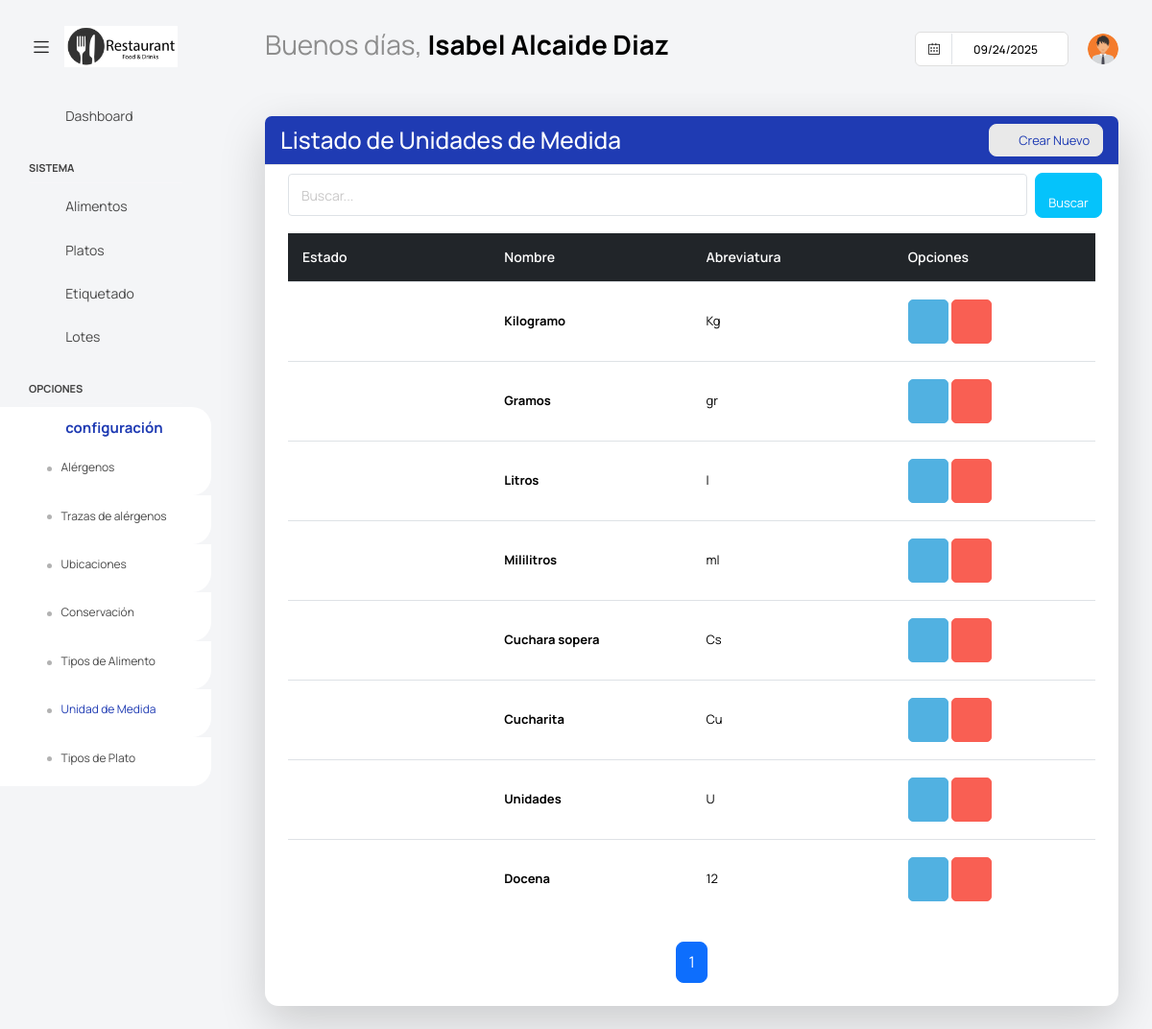
The app's page /dashuser/lista_unidades_de_medida/ (signed in) with its own data.
### app/super/models.py (models this page shows, shortened)
class UserProfile(models.Model):
    centro = models.ForeignKey('Centros' ,on_delete=models.CASCADE, null=True, blank =True)
    user = models.OneToOneField(User, on_delete=models.CASCADE)
    username = models.CharField(max_length=100)
    password = models.CharField(max_length=100)
    nombre = models.CharField(max_length=100)
    apellidos = models.CharField(max_length=100)
    cargo = models.CharField(max_length=100, blank=True, null=True)
    imagen = models.ImageField(default='users/default.png', upload_to='users/', null=True, blank =True)
    estado =models.BooleanField(default=True)

### app/dashuser/models.py (models this page shows, shortened)
class UnidadDeMedida(ModeloBaseCentro):
    nombre = models.CharField(max_length=50, unique=True)  # Ej: "Kilogramo", "Gramo", "Litro"
    abreviatura = models.CharField(max_length=10, unique=True)
    estado = models. BooleanField(default=True)
    class Meta:
        ordering = ['nombre']
        verbose_name = 'Unidad de Medida'
        verbose_name_plural = 'Unidades de Medida'

### app/dashuser/views.py (the view)
# urls.py: path('lista_unidades_de_medida/', UnidadDeMedidaList.as_view(), name='UnidadDeMedidaList'),
class UnidadDeMedidaList(PaginationMixin, LoginRequiredMixin, ListView):
    model = UnidadDeMedida
    template_name = 'dashuser/listar_unidaddemedida.html'
    context_object_name = 'unidaddemedidas'
    paginate_by = 10  # Número de registros por página
    def get_queryset(self):
        try:
            user_profile = UserProfile.objects.filter(user=self.request.user).first()
            if user_profile and user_profile.centro:
                centro = user_profile.centro
                queryset = UnidadDeMedida.objects.filter(centro=centro).order_by('id')
                search_query = self.request.GET.get('buscar')
                if search_query:
                    queryset = queryset.filter(
                        Q(nombre__icontains=search_query) |
                        Q(abreviatura__icontains=search_query)
                    )
                return queryset
            else:
                return UnidadDeMedida.objects.none()
        except ObjectDoesNotExist:
            return UnidadDeMedida.objects.none()
    def get_context_data(self, **kwargs):
        context = super().get_context_data(**kwargs)
        context.update(datos_centro(self.request))
        if not context['unidaddemedidas'].exists():
            context['mensaje'] = "No tiene tipos de alimento asociados."
        return context

### app/core/mixins.py (called while the page is built)
    def get_context_data(self, **kwargs):
        context = super().get_context_data(**kwargs)
        page_obj = context.get('page_obj')
        if page_obj:
            current_page = page_obj.number
            total_pages = page_obj.paginator.num_pages
            window = self.pagination_window_size
            if total_pages <= (window * 2) + 1:
                context['custom_page_range'] = range(1, total_pages + 1)
            elif current_page <= window:
                context['custom_page_range'] = range(1, (window * 2) + 2)
            elif current_page >= total_pages - window:
                context['custom_page_range'] = range(total_pages - (window * 2), total_pages + 1)
            else:
                context['custom_page_range'] = range(current_page - window, current_page + window + 1)
        return context

### templates/dashuser/listar_unidaddemedida.html (shortened to what this page needs)
{% extends "base.html" %}
{% block content %}
<div class="content-wrapper">
    <div class="card shadow-lg">
        <div class="card-header bg-primary text-white d-flex justify-content-between align-items-center">
            <h3 class="m-0">Listado de Unidades de Medida</h3>
            <a class="btn btn-light btn-sm rounded text-primary" onclick="abrir_modal_edicion('{% url 'dashuser:UnidadDeMedidaCreate' %}')">
                <i class="fa fa-plus-circle"></i>&nbsp; Crear Nuevo
            </a>
        </div>
        <div class="card-body">
            <form method="get" class="row g-2 align-items-center">
                <div class="col-md-11">
                    <input type="text" class="form-control form-control-sm" placeholder="Buscar..." name="buscar">
                </div>
                <div class="col-md-1 d-flex justify-content">
                    <button type="submit" class="btn btn-secondary btn-sm rounded" >
                        <i class="fa fa-search"></i>&nbsp; Buscar
                    </button>
                </div>
            </form>
            {% if unidaddemedidas %}
            <div class="table-wrapper">
                <table class="table table-hover tabla-responsive align-middle" style="table-layout: fixed;">
                    <thead class="table-dark">
                        <tr>
                            <th>Estado</th>
                            <th>Nombre</th>
                            <th>Abreviatura</th>
                            <th>Opciones</th>
                        </tr>
                    </thead>
                    <tbody>
                        {% for unidaddemedida in unidaddemedidas %}
                        <tr>
                            <td data-label="Estado">
                                {% if unidaddemedida.estado %}
                                    <i class="fa fa-circle text-success fs-6"></i>
                                {% else %}
                                    <i class="fa fa-circle text-danger fs-6"></i>
                                {% endif %}
                            </td>
                            <td data-label="Nombre" class="fw-bold">{{ unidaddemedida.nombre }}</td>
                            <td data-label="Abreviatura">{{ unidaddemedida.abreviatura }}</td>
                            <td data-label="Opciones">
                                <a class="btn btn-info" style="--bs-btn-padding-y: 14px; --bs-btn-padding-x: 14px;" onclick="abrir_modal_edicion('{% url 'dashuser:UnidadDeMedidaUpdate' unidaddemedida.id %}')" data-toggle="tooltip" title="Editar Unidad de Medida">
                                    <i class="fa fa-pencil"></i>
                                </a>
                                <a class="btn btn-danger" style="--bs-btn-padding-y: 14px; --bs-btn-padding-x: 14px;" onclick="abrir_modal_edicion('{% url 'dashuser:UnidadDeMedidaDelete' unidaddemedida.id %}')" data-toggle="tooltip" title="Eliminar Unidad de Medida">
                                    <i class="fa fa-trash"></i>
                                </a>
                            </td>
                        </tr>
                        {% endfor %}
                    </tbody>
                </table>
            </div>
            {% include "core/pagination.html" %}
            {% else %}
            <div class="alert alert-warning text-center mt-3">
                <i class="fa fa-exclamation-circle"></i> No se encontraron unidades de medida.
            </div>
            {% endif %}
        </div>
</div>
{% endblock content %}

### templates/base.html (shortened to what this page needs)
{% load static %}
<html lang="es">
<head>
  <link href={% static "vendor/feather/feather.css" %} rel="stylesheet">
  <link href={% static "vendor/mdi/css/materialdesignicons.min.css" %} rel="stylesheet">
  <link href={% static "vendor/ti-icons/css/themify-icons.css" %} rel="stylesheet">
  <link href={% static "vendor/font-awesome/css/font-awesome.min.css" %} rel="stylesheet">
  <link href={% static "vendor/typicons/typicons.css" %} rel="stylesheet">
  <link href={% static "vendor/simple-line-icons/css/simple-line-icons.css" %} rel="stylesheet">
  <link href={% static "vendor/css/vendor.bundle.base.css" %} rel="stylesheet">
  <link href={% static "vendor/bootstrap-datepicker/bootstrap-datepicker.min.css" %} rel="stylesheet">
  <link href={% static "js/select.dataTables.min.css" %} rel="stylesheet" type="text/css" >
  <link rel="stylesheet" href={% static "css/style.css" %}>
</head>
  <body class="with-welcome-text">
    <div class="container-scroller">
      <nav class="navbar default-layout col-lg-12 col-12 p-0 fixed-top d-flex align-items-top flex-row">
        <div class="text-center navbar-brand-wrapper d-flex align-items-center justify-content-start">
          <div class="me-3">
            <button class="navbar-toggler navbar-toggler align-self-center" type="button" data-bs-toggle="minimize">
              <span class="icon-menu"></span>
            </button>
          </div>
          <div>
            <a class="navbar-brand brand-logo" href="index.html">
              <img src="{{ imagen_centro_url }}" style="width:150px !important; height:auto;" alt="{{ centro.nombre }}">
            </a>
          </div>
        </div>
        <div class="navbar-menu-wrapper d-flex align-items-top">
          <ul class="navbar-nav">
            <li class="nav-item fw-semibold d-none d-lg-block ms-0">
              <h1 class="welcome-text">{{ saludo }}, <span class="text-black fw-bold">{{ nombre }} {{ apellidos }}</span></h1>
          </ul>
          <ul class="navbar-nav ms-auto">
            <li class="nav-item d-none d-lg-block">
              <div id="datepicker-popup" class="input-group date datepicker navbar-date-picker">
                <span class="input-group-addon input-group-prepend border-right">
                  <span class="icon-calendar input-group-text calendar-icon"></span>
                </span>
                <input type="text" class="form-control">
              </div>
            </li>
            <li class="nav-item dropdown d-none d-lg-block user-dropdown">
              <a class="nav-link" id="UserDropdown" href="#" data-bs-toggle="dropdown" aria-expanded="false">
                <img class="img-xs rounded-circle" src="{{ imagen_user_url }}" alt="Profile image"> </a>
            </li>
          </ul>
        </div>
      </nav>
    <div class="container-fluid page-body-wrapper">
      <nav class="sidebar sidebar-offcanvas" id="sidebar">
        <ul class="nav">
          <li class="nav-item">
            <a class="nav-link" href="{% url 'dashuser:home' %}">
              <i class="mdi mdi-grid-large menu-icon"></i>
              <span class="menu-title">Dashboard</span>
            </a>
          </li>
          <li class="nav-item nav-category">Sistema</li>
            <li class="nav-item">
              <a class="nav-link" href="{% url 'dashuser:AlimentoList' %}">
                <i class="menu-icon mdi mdi-food-variant"></i>
                <span class="menu-title">Alimentos</span>
              </a>
            </li>
            <li class="nav-item">
              <a class="nav-link" href="{% url 'platos:PlatoList' %}">
                <i class="menu-icon mdi mdi-food-turkey"></i>
                <span class="menu-title">Platos</span>
              </a>
            </li>
            <li class="nav-item">
              <a class="nav-link" href="{% url 'platos:generar_etiqueta' %}">
                <i class="menu-icon mdi mdi-tag"></i>
                <span class="menu-title">Etiquetado</span>
              </a>
            </li>
            <li class="nav-item">
              <a class="nav-link" href="{% url 'platos:LotesResumenListView' %}">
                <i class="menu-icon mdi mdi-package-variant"></i>
                <span class="menu-title">Lotes</span>
              </a>
            </li>
          <li class="nav-item nav-category">Opciones</li>
            <li class="nav-item">
              <a class="nav-link" data-bs-toggle="collapse" href="#confi" aria-expanded="false" aria-controls="confi">
                <i class="menu-icon mdi mdi-filter"></i>
                <span class="menu-title">configuración</span>
                <i class="menu-arrow"></i>
              </a>
              <div class="collapse" id="confi">
                <ul class="nav flex-column sub-menu">
                  <li class="nav-item"> <a class="nav-link" href="{% url 'dashuser:AlergenosList' %}">Alérgenos</a></li>
                </ul>
                <ul class="nav flex-column sub-menu">
                  <li class="nav-item"> <a class="nav-link" href="{% url 'dashuser:TrazasList' %}">Trazas de alérgenos</a></li>
                </ul>
                <ul class="nav flex-column sub-menu">
                  <li class="nav-item"> <a class="nav-link" href="{% url 'dashuser:LocalizacionList' %}">Ubicaciones</a></li>
                </ul>
                <ul class="nav flex-column sub-menu">
                  <li class="nav-item"> <a class="nav-link" href="{% url 'dashuser:ConservacionList' %}">Conservación</a></li>
                </ul>
                <ul class="nav flex-column sub-menu">
                  <li class="nav-item"> <a class="nav-link" href="{% url 'dashuser:TipoAlimentoList' %}">Tipos de Alimento</a></li>
                </ul>
                <ul class="nav flex-column sub-menu">
                  <li class="nav-item"> <a class="nav-link" href="{% url 'dashuser:UnidadDeMedidaList' %}">Unidad de Medida</a></li>
                </ul>
                <ul class="nav flex-column sub-menu">
                  <li class="nav-item"> <a class="nav-link" href="{% url 'platos:TipoPlatoList' %}">Tipos de Plato</a></li>
                </ul>
              </div>
            </li>
        </ul>
      </nav>
      <div class="main-panel">
          {% block content %}
          {% endblock content %}
      </div>
  </div>
</body>
</html>

### records on screen
UserProfile: nombre "Isabel", apellidos "Alcaide Diaz"
UnidadDeMedida: estado True (drawn), nombre "Kilogramo", abreviatura "Kg"
UnidadDeMedida: estado True (drawn), nombre "Gramos", abreviatura "gr"
UnidadDeMedida: estado True (drawn), nombre "Litros", abreviatura "l"
UnidadDeMedida: estado True (drawn), nombre "Mililitros", abreviatura "ml"
UnidadDeMedida: estado True (drawn), nombre "Cuchara sopera", abreviatura "Cs"
UnidadDeMedida: estado True (drawn), nombre "Cucharita", abreviatura "Cu"
UnidadDeMedida: estado True (drawn), nombre "Unidades", abreviatura "U"
UnidadDeMedida: estado True (drawn), nombre "Docena", abreviatura "12"

### other values on screen
{{ saludo }} "Buenos días"
{{ page }} "1"
